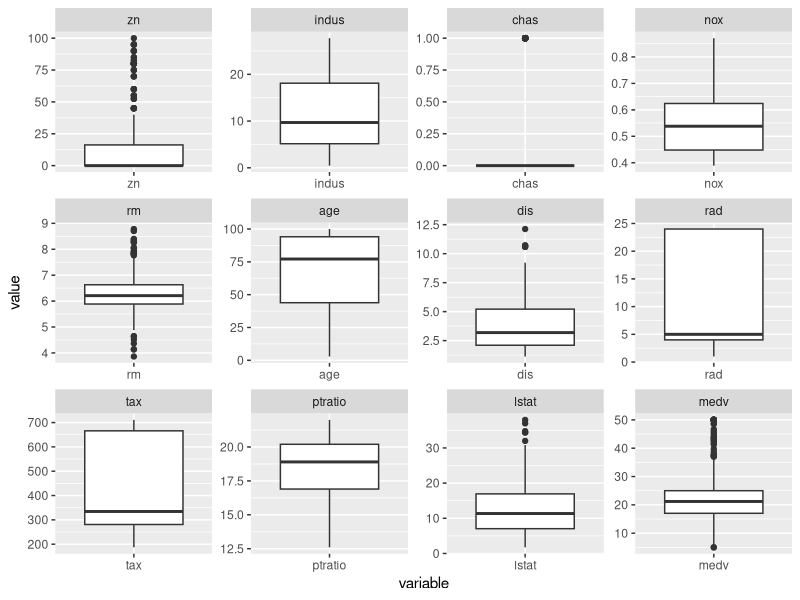
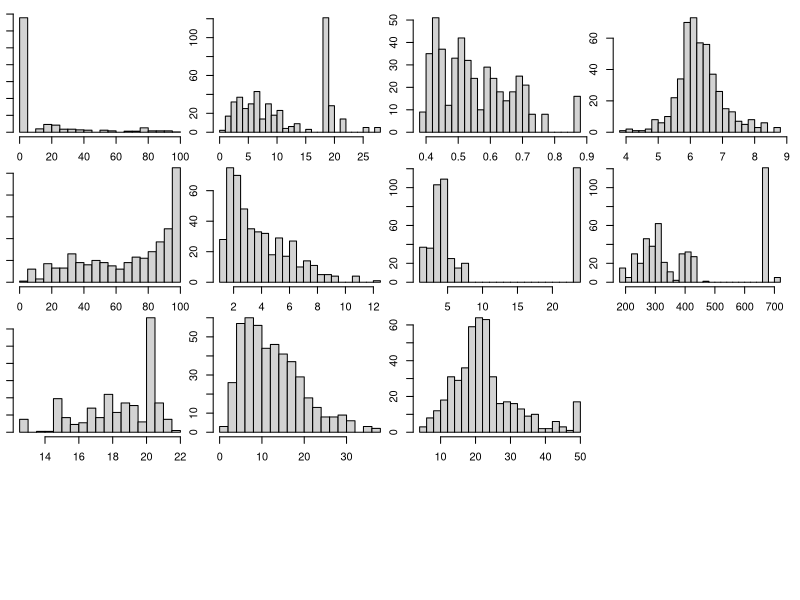
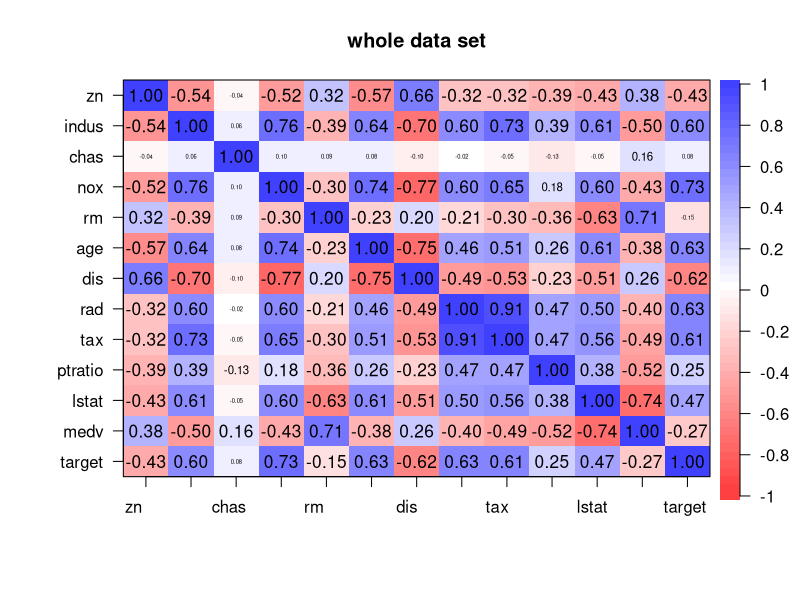
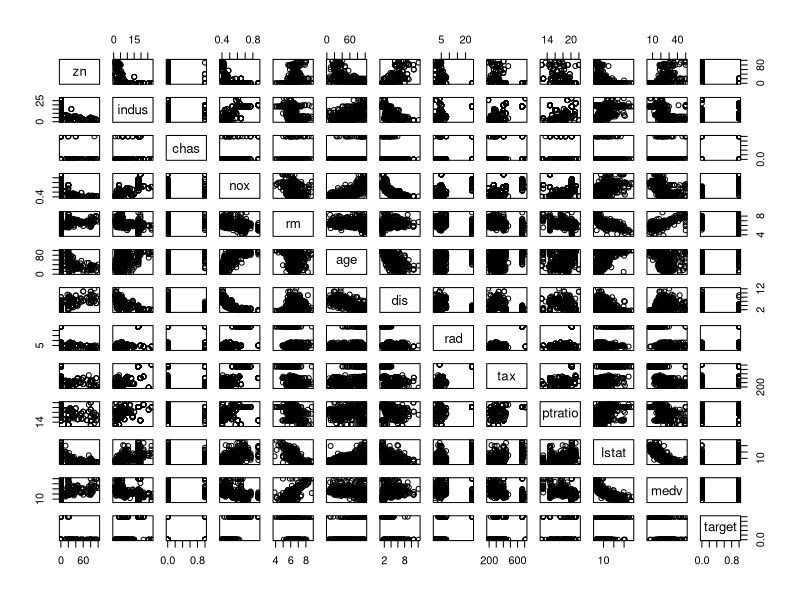
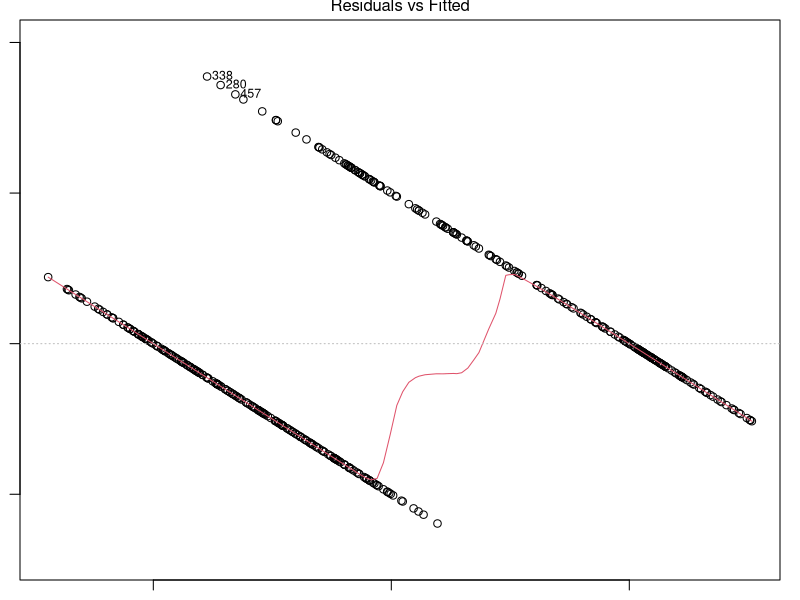
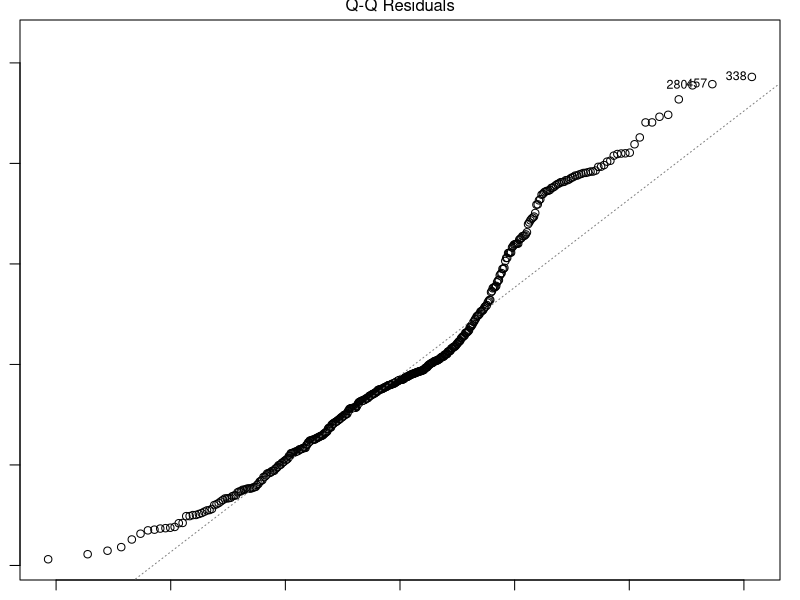
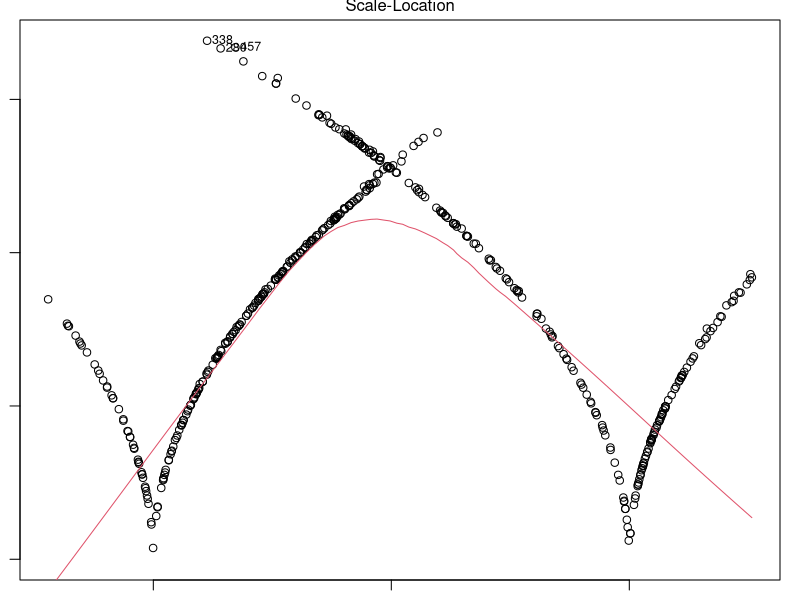
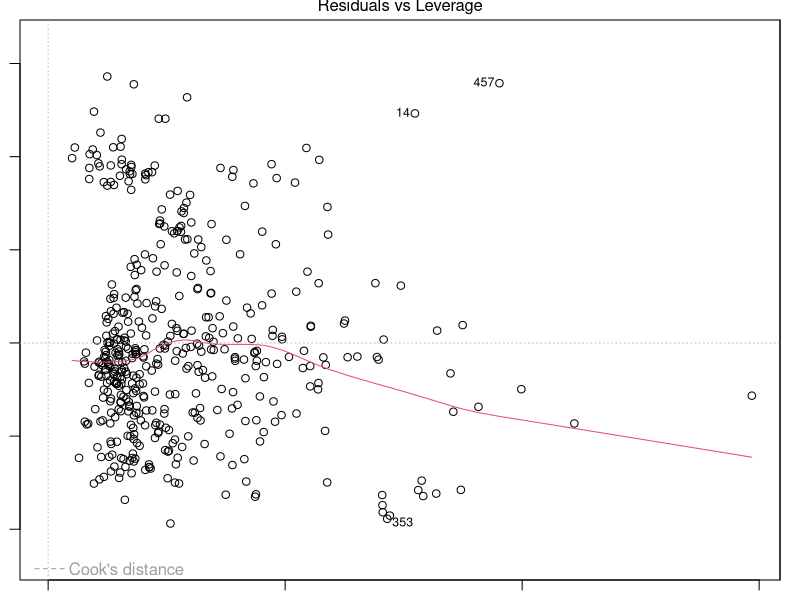

These figures' R source, in order: (Note: this script raises an error after producing the figures.)
## ---- chunk 1
library(reshape2)
library(ggplot2)
library(dplyr)
library(psych)
library(MASS)
library(car)
library(Hmisc)
## ---- chunk 2
# load dataset
data <- read.csv('crime-training-data_modified.csv')
head(data)
## ---- chunk 3
# number of variables in total
names(data) %>% length()
## ---- chunk 4
# brief summary
summary(data)
## ---- chunk 5
# make box plot for all variables
data.m <- melt(data, id.vars = 'target')
head(data.m)
ggplot(data.m, aes(x = variable, y = value)) + geom_boxplot() + facet_wrap(~ variable, scales = 'free')
## ---- chunk 6
# histogram of all columns
par(mar = c(1,1,1,1))
hist.data.frame(data)
## ---- chunk 7
# correlation between predictors and response
par(mar = c(1,1,1,1))
data %>% corPlot(main = 'whole data set')
## ---- chunk 8
# correlation between predictors
pairs(data)
## ---- chunk 9
data.lm <- lm(target ~ ., data = data)
summary(data.lm)
plot(data.lm)
## ---- chunk 10
logit1 <- glm(target ~ . , data = data, family = binomial)
summary(logit1)
## ---- chunk 11
# added variable plot
avPlots(logit1)
## ---- chunk 12
attach(data)
subset <- data.frame()
# transform nox
nox.bc <- boxcox(lm(nox ~ 1, data))
nox.pow <- nox.bc$x[which.max(nox.bc$y)]
nox.t <- back_transform(nox, nox.pow)

# transform age
age.bc <- boxcox(lm(age ~ 1, data))
age.pow <- age.bc$x[which.max(age.bc$y)]
data['age.t'] <- back_transform(age, age.pow)

# transform dis
dis.bc <- boxcox(lm(dis ~ 1, data))
dis.pow <- dis.bc$x[which.max(dis.bc$y)]
data['dis.t'] <- back_transform(dis, dis.pow)

# transform rad
dis.bc <- boxcox(lm(dis ~ 1, data))
dis.pow <- dis.bc$x[which.max(dis.bc$y)]
data['dis.t'] <- back_transform(dis, dis.pow)

# transform tax
tax.bc <- boxcox(lm(tax ~ 1, data))
tax.pow <- tax.bc$x[which.max(tax.bc$y)]
data['tax.t'] <- back_transform(tax, tax.pow)

# transform ptratio
ptratio.bc <- boxcox(lm(ptratio ~ 1, data))
ptratio.pow <- ptratio.bc$x[which.max(ptratio.bc$y)]
data['ptratio.t'] <- back_transform(ptratio, ptratio.pow)
